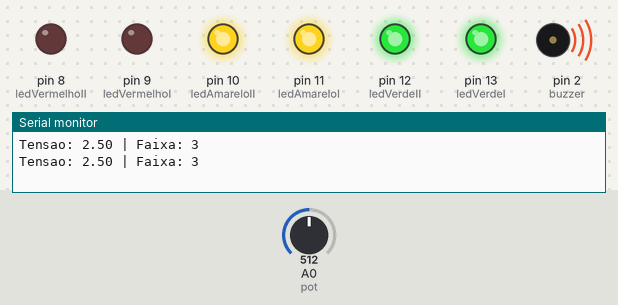
The sketch below on a simulated Arduino Uno, built with avr-gcc and run on an emulated ATmega328P. On the bench: output pins drawn as LEDs (lit = HIGH), buzzer (waves = sounding), the last lines printed to the serial monitor. The test bench sets the inputs (shaded band); at power-on: A0 (pot) = 512.

Above: at 1.8 s.
1.9 s: A0 (pot) set to 666
3.4 s: A0 (pot) set to 695
At 5.2 s:
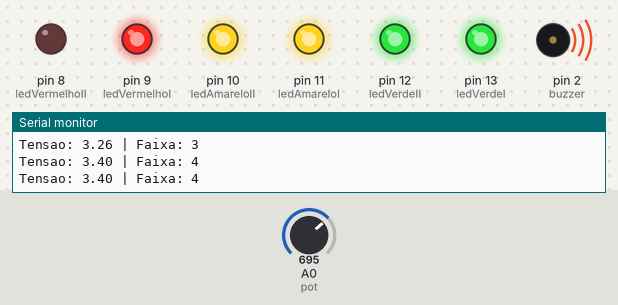
5.5 s: A0 (pot) set to 511
At 6.8 s:
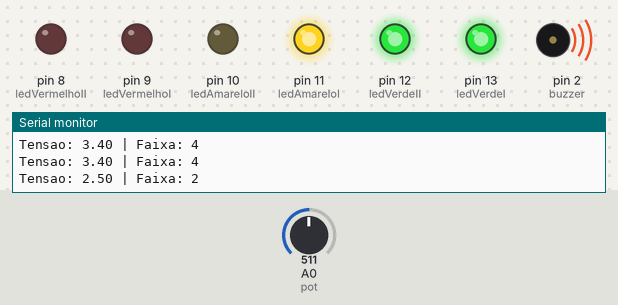
7.5 s: A0 (pot) set to 350
9.2 s: A0 (pot) set to 326
At 11.1 s:
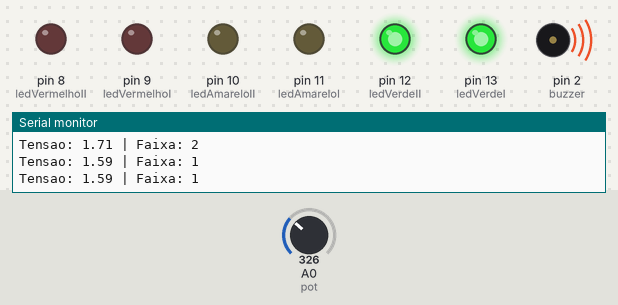
11.5 s: A0 (pot) set to 716
At 12.7 s:
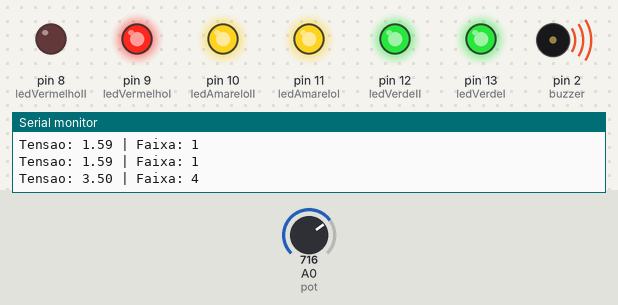
Timing chart, 0 to 14.5 s (numbered marks = the images above; inputs shaded):
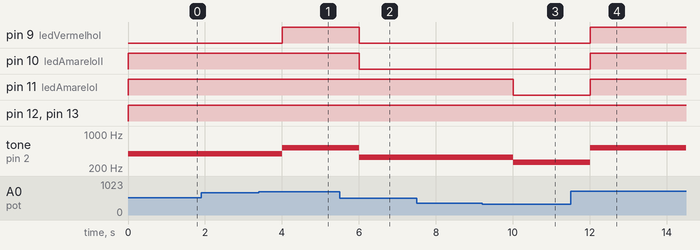

Measured:
- the behaviour switches between 682 and 683 on A0 (pot) (found by bisection; images 0 and 1)
- the behaviour switches between 342 and 341 on A0 (pot) (found by bisection; images 2 and 3)
- after the input at 3.4 s, pin 9 (ledVermelhoI): LOW → HIGH after 0.60 s; tone on pin 2 (buzzer): 392 Hz → 523 Hz after 0.60 s
- after the input at 5.5 s, pin 9 (ledVermelhoI), pin 10 (ledAmareloII): HIGH → LOW after 0.51 s; tone on pin 2 (buzzer): 523 Hz → 330 Hz after 0.51 s
- after the input at 9.2 s, pin 11 (ledAmareloI): HIGH → LOW after 0.81 s; tone on pin 2 (buzzer): 330 Hz → 262 Hz after 0.81 s
- after the input at 11.5 s, pin 9 (ledVermelhoI), pin 10 (ledAmareloII), pin 11 (ledAmareloI): LOW → HIGH after 0.51 s; tone on pin 2 (buzzer): 262 Hz → 523 Hz after 0.51 s

The sketch:

Potenciometro.ino
```cpp
const int ledVerdeI = 13;
const int ledVerdeII = 12;
const int ledAmareloI = 11;
const int ledAmareloII = 10;
const int ledVermelhoI = 9;
const int ledVermelhoII = 8;
const int pot = A0;
const int buzzer = 2;
void setup() {
  pinMode(ledVerdeI, OUTPUT);
  pinMode(ledVerdeII, OUTPUT);
  pinMode(ledAmareloI, OUTPUT);
  pinMode(ledAmareloII, OUTPUT);
  pinMode(ledVermelhoI, OUTPUT);
  pinMode(ledVermelhoII, OUTPUT);
  pinMode(pot, INPUT);
  pinMode(buzzer, OUTPUT);
  Serial.begin(9600);
}

void loop() {
  int valorRecebido = analogRead(pot);
  float tensao = valorRecebido * (5.0 / 1023.0);
  int faixa = map(valorRecebido, 0, 1024, 0, 6);
  medidor(faixa);
  Serial.print("Tensao: ");
  Serial.print(tensao, 2);
  Serial.print(" | Faixa: ");
  Serial.println(faixa);
  delay(1000);
}
void medidor(int faixa){
  switch (faixa) {
  case 0:
      digitalWrite(ledVerdeI, HIGH);
      digitalWrite(ledVerdeII, LOW);
      digitalWrite(ledAmareloI, LOW);
      digitalWrite(ledAmareloII, LOW);
      digitalWrite(ledVermelhoI, LOW);
      digitalWrite(ledVermelhoII, LOW);
      noTone(buzzer);
    break;
  case 1:
      digitalWrite(ledVerdeI, HIGH);
      digitalWrite(ledVerdeII, HIGH);
      digitalWrite(ledAmareloI, LOW);
      digitalWrite(ledAmareloII, LOW);
      digitalWrite(ledVermelhoI, LOW);
      digitalWrite(ledVermelhoII, LOW);
      tone(buzzer, 262);
    break;
  case 2:
      digitalWrite(ledVerdeI, HIGH);
      digitalWrite(ledVerdeII, HIGH);
      digitalWrite(ledAmareloI, HIGH);
      digitalWrite(ledAmareloII, LOW);
      digitalWrite(ledVermelhoI, LOW);
      digitalWrite(ledVermelhoII, LOW);
      tone(buzzer, 330);
    break;
  case 3:
      digitalWrite(ledVerdeI, HIGH);
      digitalWrite(ledVerdeII, HIGH);
      digitalWrite(ledAmareloI, HIGH);
      digitalWrite(ledAmareloII, HIGH);
      digitalWrite(ledVermelhoI, LOW);
      digitalWrite(ledVermelhoII, LOW);
      tone(buzzer, 392);
    break;
  case 4:
      digitalWrite(ledVerdeI, HIGH);
      digitalWrite(ledVerdeII, HIGH);
      digitalWrite(ledAmareloI, HIGH);
      digitalWrite(ledAmareloII, HIGH);
      digitalWrite(ledVermelhoI, HIGH);
      digitalWrite(ledVermelhoII, LOW);
      tone(buzzer, 523);
    break;
  case 5:
      digitalWrite(ledVerdeI, HIGH);
      digitalWrite(ledVerdeII, HIGH);
      digitalWrite(ledAmareloI, HIGH);
      digitalWrite(ledAmareloII, HIGH);
      digitalWrite(ledVermelhoI, HIGH);
      digitalWrite(ledVermelhoII, HIGH);
      tone(buzzer, 659);
    break;
}
}
```
